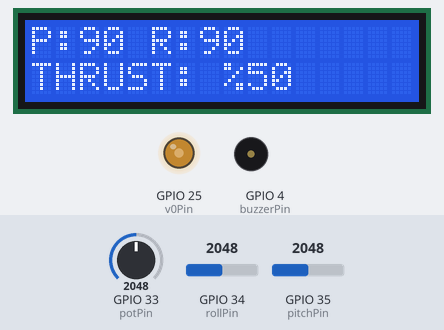
Bench run of a sketch on a simulated ESP32. Parts: 16×2 character LCD, output pins drawn as LEDs (lit = HIGH), buzzer (waves = sounding, pin HIGH). The inputs (shaded band) are chosen by the test bench; at power-on: GPIO 35 (pitchPin) = 2048, GPIO 33 (potPin) = 2048, GPIO 34 (rollPin) = 2048. What the sketch prints to the serial monitor is not drawn.

Above: at 3.2 s.
3.3 s: GPIO 35 (pitchPin) set to 3403
At 4.3 s:
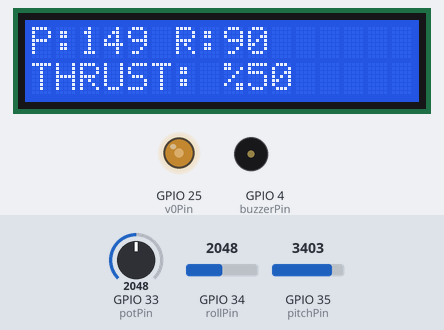
4.8 s: GPIO 35 (pitchPin) set to 3490
At 5.1 s:
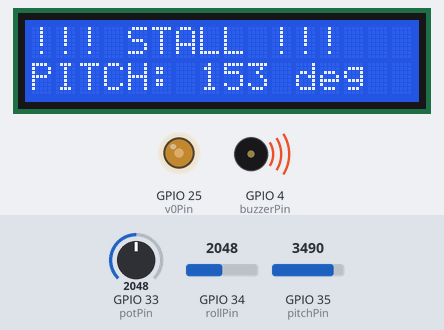
6.3 s: GPIO 35 (pitchPin) set to 3603
At 7.7 s:
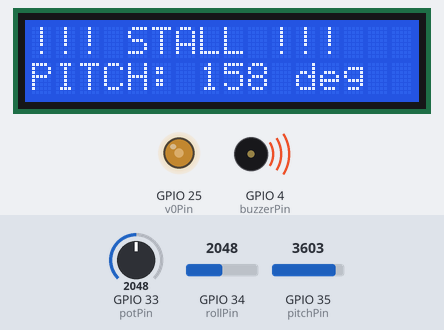
Timing chart, 0 to 9.3 s (numbered marks = the images above; inputs shaded):
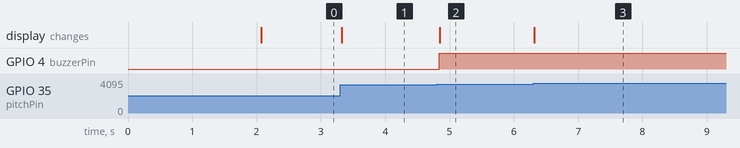

Measured:
- the behaviour switches between 3435 and 3436 on GPIO 35 (pitchPin) (found by bisection; images 1 and 2)
- after the input at 3.3 s, the display: changes at once (image 1)
- after the input at 4.8 s, GPIO 4 (buzzerPin): LOW → HIGH at once; the display: changes at once (image 2)
- after the input at 6.3 s, the display: changes at once (image 3)

The sketch:

FlyByWire_ESP32.ino
```cpp
#include <LiquidCrystal.h>

// --- PIN TANIMLAMALARI ---
// Senin verdiğin bağlantı sırası: RS, E, D4, D5, D6, D7
LiquidCrystal lcd(23, 22, 21, 5, 27, 26);

const int buzzerPin = 4;   // Buzzer artı bacağı D4 (GPIO 4) pininde
const int v0Pin = 25;      // LCD Kontrast (V0) ucu D25 pininde
const int potPin = 33;     // Gaz (Throttle) Potansiyometresi
const int pitchPin = 35;   // Joystick Pitch (Yukarı/Aşağı)
const int rollPin = 34;    // Joystick Roll (Sağ/Sol)

void setup() {
  Serial.begin(9600); // C# Yer istasyonu ile aynı baud hızı

  pinMode(buzzerPin, OUTPUT);
  pinMode(v0Pin, OUTPUT);

  // --- LCD KONTRAST AYARI ---
  // D25 üzerinden kontrastı (V0) PWM ile ayarlıyoruz.
  // Ekran boşsa veya çok koyuysa 120 değerini (0-255 arası) değiştirin.
  analogWrite(v0Pin, 120);

  lcd.begin(16, 2);
  lcd.print("FBW SYSTEM V1.0");
  lcd.setCursor(0, 1);
  lcd.print("BOOTING...");

  delay(2000);
  lcd.clear();
}

void loop() {
  // 1. SENSÖR VERİLERİNİ OKU (ESP32: 0-4095)
  int rawPitch = analogRead(pitchPin);
  int rawRoll = analogRead(rollPin);
  int rawThrottle = analogRead(potPin);

  // 2. VERİLERİ ÖLÇEKLENDİR (Mapping)
  int pitch = map(rawPitch, 0, 4095, 0, 180);
  int roll = map(rawRoll, 0, 4095, 0, 180);

  // 3. STALL KONTROLÜ (150 ve 30 sınırları)
  bool stallDurumu = (pitch > 150 || pitch < 30);

  // 4. FİZİKSEL VE GÖRSEL GERİ BİLDİRİM
  if (stallDurumu) {
    digitalWrite(buzzerPin, HIGH); // Buzzer öter

    lcd.setCursor(0, 0);
    lcd.print("!!! STALL !!!   ");
    lcd.setCursor(0, 1);
    lcd.print("PITCH: "); lcd.print(pitch); lcd.print(" deg  ");
  }
  else {
    digitalWrite(buzzerPin, LOW); // Buzzer susar

    lcd.setCursor(0, 0);
    lcd.print("P:"); lcd.print(pitch);
    lcd.print(" R:"); lcd.print(roll);
    lcd.print("      ");

    lcd.setCursor(0, 1);
    lcd.print("THRUST: %");
    lcd.print(map(rawThrottle, 0, 4095, 0, 100));
    lcd.print("    ");
  }

  // 5. C# YER İSTASYONUNA PAKET GÖNDER
  // FORMAT: $PITCH,ROLL,THROTTLE,STALL#
  Serial.print("$");
  Serial.print(pitch); Serial.print(",");
  Serial.print(roll); Serial.print(",");
  Serial.print(rawThrottle); Serial.print(",");
  Serial.print(stallDurumu ? "1" : "0");
  Serial.println("#");

  delay(50); // 20Hz yenileme hızı
}
```
